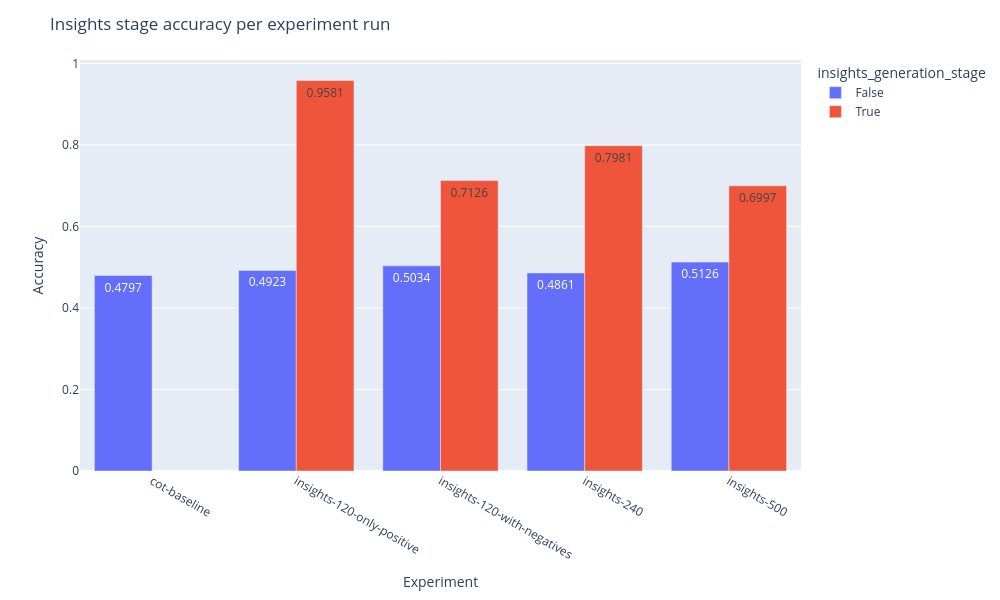

Here is the notebook cell this chart was saved with:
### Code cell
fig = px.bar(
    insights_metrics_df,
    x="run_type",
    y="accuracy",
    color="insights_generation_stage",
    barmode="group",
    # facet_row="time",
    # facet_col="model",
    # category_orders={"day": ["Thur", "Fri", "Sat", "Sun"],
    #                  "time": ["Lunch", "Dinner"]}
    text='accuracy',
)

fig.update_layout(title_text=f"Insights stage accuracy per experiment run")

# Set x-axis title
fig.update_xaxes(title_text="Experiment")

# Set y-axes titles
fig.update_yaxes(title_text="Accuracy", secondary_y=False)
# fig.update_yaxes(title_text="Rewards Mean", secondary_y=True)
fig.update_layout(autosize=False, width=1_000, height=600, barmode='group')
fig.show()

### Figure 1 — Plotly figure (JSON) as saved in the notebook; plotly's stock layout.template omitted (floating-point values rounded to 4 significant figures)
{"data": [{"alignmentgroup": "True", "hovertemplate": "insights_generation_stage=False<br>run_type=%{x}<br>accuracy=%{text}<extra></extra>", "legendgroup": "False", "marker": {"color": "#636efa", "pattern": {"shape": ""}}, "name": "False", "offsetgroup": "False", "orientation": "v", "showlegend": true, "text": [0.4797, 0.4923, 0.5034, 0.4861, 0.5126], "textposition": "auto", "type": "bar", "x": ["cot-baseline", "insights-120-only-positive", "insights-120-with-negatives", "insights-240", "insights-500"], "xaxis": "x", "y": [0.4797, 0.4923, 0.5034, 0.4861, 0.5126], "yaxis": "y"}, {"alignmentgroup": "True", "hovertemplate": "insights_generation_stage=True<br>run_type=%{x}<br>accuracy=%{text}<extra></extra>", "legendgroup": "True", "marker": {"color": "#EF553B", "pattern": {"shape": ""}}, "name": "True", "offsetgroup": "True", "orientation": "v", "showlegend": true, "text": [0.9581, 0.7126, 0.7981, 0.6997], "textposition": "auto", "type": "bar", "x": ["insights-120-only-positive", "insights-120-with-negatives", "insights-240", "insights-500"], "xaxis": "x", "y": [0.9581, 0.7126, 0.7981, 0.6997], "yaxis": "y"}], "layout": {"autosize": false, "barmode": "group", "height": 600, "legend": {"title": {"text": "insights_generation_stage"}, "tracegroupgap": 0}, "margin": {"t": 60}, "title": {"text": "Insights stage accuracy per experiment run"}, "width": 1000, "xaxis": {"anchor": "y", "autorange": true, "domain": [0, 1], "range": [-0.5, 4.5], "title": {"text": "Experiment"}, "type": "category"}, "yaxis": {"anchor": "x", "autorange": true, "domain": [0, 1], "range": [0, 1.009], "title": {"text": "Accuracy"}, "type": "linear"}}}
